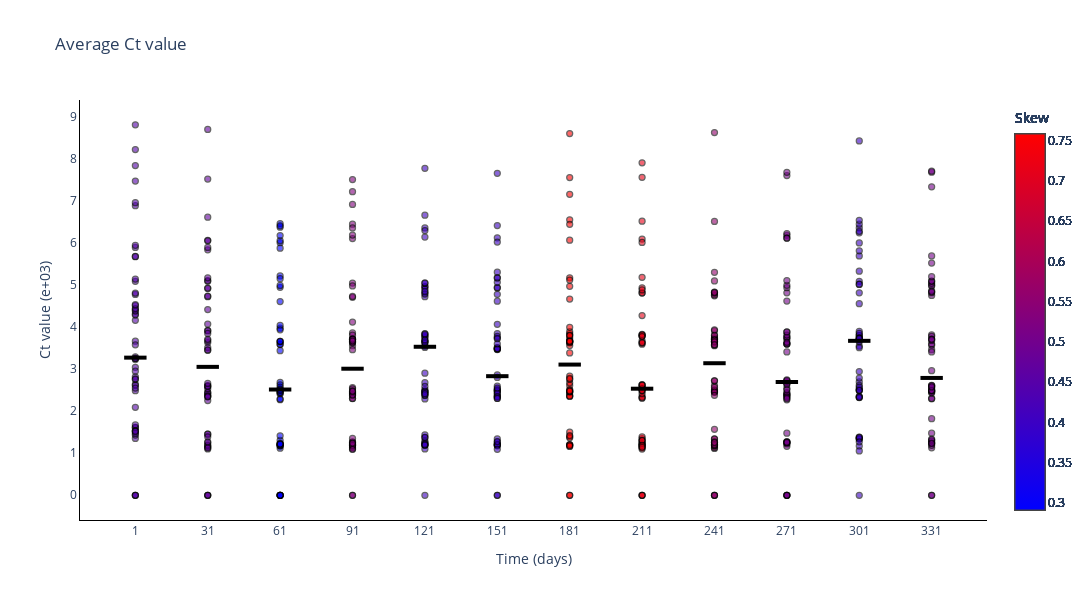

Notebook code for this chart:
### Markdown cell above
### Plot Ct values for different experiments

### Code cell
fig = go.Figure()

skews = skew(np.mean(ct_values, axis=2), axis=0)

for _ in range(num_experiments):
    fig.add_trace(
        go.Scatter(
            y=np.mean(ct_values[_, :, :], axis=1).tolist(),
            x=sample_points,
            mode='markers',
            name='Average Ct value',
            marker_line=dict(width=1.25, color='black'),
            marker_color=skews,
            marker_colorscale='BlueRed',
            marker_colorbar_title=dict(
                text='Skew',
                side='top'),
            marker_opacity=0.6,
            marker_showscale=True,
            showlegend=False,
        )
    )

fig.add_trace(
    go.Scatter(
        y=np.median(np.mean(ct_values, axis=2), axis=0).tolist(),
        x=sample_points,
        mode='markers',
        name='Median Ct value',
        marker_color='black',
        marker_line=dict(width=4, color='black'),
        marker_symbol='line-ew',
        marker_size=16,
        showlegend=False,
    )
)

# Add axis labels
fig.update_layout(
    title='Average Ct value',
    width=1100, 
    height=600,
    plot_bgcolor='white',
    xaxis=dict(
        linecolor='black',
        tickvals=sample_points.tolist(),
        title = 'Time (days)'
        ),
    yaxis=dict(
        linecolor='black',
        title = 'Ct value (e+03)')
    #legend=dict(
    #    orientation="h",
    #    yanchor="bottom",
    #    y=1.02,
    #    xanchor="right",
    #    x=1
    #)
    )

fig.write_image('images/Ct_values.pdf')
fig.show()

### Figure 1 — Plotly figure (JSON) as saved in the notebook; plotly's stock layout.template omitted (floating-point values rounded to 4 significant figures)
{"data": [{"marker": {"color": [0.4448, 0.4706, 0.2911, 0.5288, 0.4048, 0.3994, 0.7584, 0.7168, 0.5611, 0.5057, 0.4001, 0.5048], "colorbar": {"title": {"side": "top", "text": "Skew"}}, "colorscale": [[0, "rgb(0,0,255)"], [1, "rgb(255,0,0)"]], "line": {"color": "black", "width": 1.25}, "opacity": 0.6, "showscale": true}, "mode": "markers", "name": "Average Ct value", "showlegend": false, "type": "scatter", "x": [1, 31, 61, 91, 121, 151, 181, 211, 241, 271, 301, 331], "y": [2.485, 5.081, 0, 2.431, 2.507, 0, 2.828, 4.802, 3.724, 4.808, 4.809, 2.581]}, {"marker": {"color": [0.4448, 0.4706, 0.2911, 0.5288, 0.4048, 0.3994, 0.7584, 0.7168, 0.5611, 0.5057, 0.4001, 0.5048], "colorbar": {"title": {"side": "top", "text": "Skew"}}, "colorscale": [[0, "rgb(0,0,255)"], [1, "rgb(255,0,0)"]], "line": {"color": "black", "width": 1.25}, "opacity": 0.6, "showscale": true}, "mode": "markers", "name": "Average Ct value", "showlegend": false, "type": "scatter", "x": [1, 31, 61, 91, 121, 151, 181, 211, 241, 271, 301, 331], "y": [1.609, 1.452, 0, 3.553, 2.453, 6.115, 3.627, 1.207, 3.737, 2.721, 2.498, 1.244]}, {"marker": {"color": [0.4448, 0.4706, 0.2911, 0.5288, 0.4048, 0.3994, 0.7584, 0.7168, 0.5611, 0.5057, 0.4001, 0.5048], "colorbar": {"title": {"side": "top", "text": "Skew"}}, "colorscale": [[0, "rgb(0,0,255)"], [1, "rgb(255,0,0)"]], "line": {"color": "black", "width": 1.25}, "opacity": 0.6, "showscale": true}, "mode": "markers", "name": "Average Ct value", "showlegend": false, "type": "scatter", "x": [1, 31, 61, 91, 121, 151, 181, 211, 241, 271, 301, 331], "y": [1.612, 4.91, 1.212, 3.712, 3.773, 2.511, 6.543, 6.51, 3.707, 2.658, 5.686, 7.676]}, {"marker": {"color": [0.4448, 0.4706, 0.2911, 0.5288, 0.4048, 0.3994, 0.7584, 0.7168, 0.5611, 0.5057, 0.4001, 0.5048], "colorbar": {"title": {"side": "top", "text": "Skew"}}, "colorscale": [[0, "rgb(0,0,255)"], [1, "rgb(255,0,0)"]], "line": {"color": "black", "width": 1.25}, "opacity": 0.6, "showscale": true}, "mode": "markers", "name": "Average Ct value", "showlegend": false, "type": "scatter", "x": [1, 31, 61, 91, 121, 151, 181, 211, 241, 271, 301, 331], "y": [2.633, 3.916, 1.118, 4.704, 2.674, 2.404, 2.433, 3.588, 1.113, 3.877, 1.356, 2.295]}, {"marker": {"color": [0.4448, 0.4706, 0.2911, 0.5288, 0.4048, 0.3994, 0.7584, 0.7168, 0.5611, 0.5057, 0.4001, 0.5048], "colorbar": {"title": {"side": "top", "text": "Skew"}}, "colorscale": [[0, "rgb(0,0,255)"], [1, "rgb(255,0,0)"]], "line": {"color": "black", "width": 1.25}, "opacity": 0.6, "showscale": true}, "mode": "markers", "name": "Average Ct value", "showlegend": false, "type": "scatter", "x": [1, 31, 61, 91, 121, 151, 181, 211, 241, 271, 301, 331], "y": [0, 3.904, 2.681, 3.857, 1.252, 2.469, 1.192, 3.666, 3.789, 2.54, 2.692, 1.126]}, {"marker": {"color": [0.4448, 0.4706, 0.2911, 0.5288, 0.4048, 0.3994, 0.7584, 0.7168, 0.5611, 0.5057, 0.4001, 0.5048], "colorbar": {"title": {"side": "top", "text": "Skew"}}, "colorscale": [[0, "rgb(0,0,255)"], [1, "rgb(255,0,0)"]], "line": {"color": "black", "width": 1.25}, "opacity": 0.6, "showscale": true}, "mode": "markers", "name": "Average Ct value", "showlegend": false, "type": "scatter", "x": [1, 31, 61, 91, 121, 151, 181, 211, 241, 271, 301, 331], "y": [5.083, 1.145, 2.404, 2.409, 1.19, 3.507, 2.61, 3.797, 3.906, 3.703, 1.342, 1.475]}, {"marker": {"color": [0.4448, 0.4706, 0.2911, 0.5288, 0.4048, 0.3994, 0.7584, 0.7168, 0.5611, 0.5057, 0.4001, 0.5048], "colorbar": {"title": {"side": "top", "text": "Skew"}}, "colorscale": [[0, "rgb(0,0,255)"], [1, "rgb(255,0,0)"]], "line": {"color": "black", "width": 1.25}, "opacity": 0.6, "showscale": true}, "mode": "markers", "name": "Average Ct value", "showlegend": false, "type": "scatter", "x": [1, 31, 61, 91, 121, 151, 181, 211, 241, 271, 301, 331], "y": [3.041, 2.444, 6.001, 2.435, 2.467, 2.59, 2.359, 3.616, 3.805, 2.268, 3.792, 3.809]}, {"marker": {"color": [0.4448, 0.4706, 0.2911, 0.5288, 0.4048, 0.3994, 0.7584, 0.7168, 0.5611, 0.5057, 0.4001, 0.5048], "colorbar": {"title": {"side": "top", "text": "Skew"}}, "colorscale": [[0, "rgb(0,0,255)"], [1, "rgb(255,0,0)"]], "line": {"color": "black", "width": 1.25}, "opacity": 0.6, "showscale": true}, "mode": "markers", "name": "Average Ct value", "showlegend": false, "type": "scatter", "x": [1, 31, 61, 91, 121, 151, 181, 211, 241, 271, 301, 331], "y": [4.306, 2.392, 1.176, 2.554, 6.351, 0, 2.366, 1.278, 2.604, 2.668, 6.351, 3.776]}, {"marker": {"color": [0.4448, 0.4706, 0.2911, 0.5288, 0.4048, 0.3994, 0.7584, 0.7168, 0.5611, 0.5057, 0.4001, 0.5048], "colorbar": {"title": {"side": "top", "text": "Skew"}}, "colorscale": [[0, "rgb(0,0,255)"], [1, "rgb(255,0,0)"]], "line": {"color": "black", "width": 1.25}, "opacity": 0.6, "showscale": true}, "mode": "markers", "name": "Average Ct value", "showlegend": false, "type": "scatter", "x": [1, 31, 61, 91, 121, 151, 181, 211, 241, 271, 301, 331], "y": [5.886, 3.627, 3.583, 3.639, 1.371, 2.351, 4.964, 2.572, 1.13, 7.594, 1.17, 2.607]}, {"marker": {"color": [0.4448, 0.4706, 0.2911, 0.5288, 0.4048, 0.3994, 0.7584, 0.7168, 0.5611, 0.5057, 0.4001, 0.5048], "colorbar": {"title": {"side": "top", "text": "Skew"}}, "colorscale": [[0, "rgb(0,0,255)"], [1, "rgb(255,0,0)"]], "line": {"color": "black", "width": 1.25}, "opacity": 0.6, "showscale": true}, "mode": "markers", "name": "Average Ct value", "showlegend": false, "type": "scatter", "x": [1, 31, 61, 91, 121, 151, 181, 211, 241, 271, 301, 331], "y": [8.211, 1.246, 2.624, 6.909, 2.289, 4.926, 1.498, 2.306, 4.827, 1.264, 2.611, 2.461]}, {"marker": {"color": [0.4448, 0.4706, 0.2911, 0.5288, 0.4048, 0.3994, 0.7584, 0.7168, 0.5611, 0.5057, 0.4001, 0.5048], "colorbar": {"title": {"side": "top", "text": "Skew"}}, "colorscale": [[0, "rgb(0,0,255)"], [1, "rgb(255,0,0)"]], "line": {"color": "black", "width": 1.25}, "opacity": 0.6, "showscale": true}, "mode": "markers", "name": "Average Ct value", "showlegend": false, "type": "scatter", "x": [1, 31, 61, 91, 121, 151, 181, 211, 241, 271, 301, 331], "y": [2.609, 4.718, 4.6, 1.268, 2.419, 1.176, 7.149, 2.626, 1.568, 2.404, 3.893, 2.535]}, {"marker": {"color": [0.4448, 0.4706, 0.2911, 0.5288, 0.4048, 0.3994, 0.7584, 0.7168, 0.5611, 0.5057, 0.4001, 0.5048], "colorbar": {"title": {"side": "top", "text": "Skew"}}, "colorscale": [[0, "rgb(0,0,255)"], [1, "rgb(255,0,0)"]], "line": {"color": "black", "width": 1.25}, "opacity": 0.6, "showscale": true}, "mode": "markers", "name": "Average Ct value", "showlegend": false, "type": "scatter", "x": [1, 31, 61, 91, 121, 151, 181, 211, 241, 271, 301, 331], "y": [4.155, 3.843, 6.047, 3.457, 3.666, 3.462, 2.346, 2.342, 4.736, 2.626, 4.55, 1.232]}, {"marker": {"color": [0.4448, 0.4706, 0.2911, 0.5288, 0.4048, 0.3994, 0.7584, 0.7168, 0.5611, 0.5057, 0.4001, 0.5048], "colorbar": {"title": {"side": "top", "text": "Skew"}}, "colorscale": [[0, "rgb(0,0,255)"], [1, "rgb(255,0,0)"]], "line": {"color": "black", "width": 1.25}, "opacity": 0.6, "showscale": true}, "mode": "markers", "name": "Average Ct value", "showlegend": false, "type": "scatter", "x": [1, 31, 61, 91, 121, 151, 181, 211, 241, 271, 301, 331], "y": [0, 5.101, 2.566, 6.097, 4.951, 2.495, 1.198, 1.348, 3.643, 1.218, 1.38, 1.186]}, {"marker": {"color": [0.4448, 0.4706, 0.2911, 0.5288, 0.4048, 0.3994, 0.7584, 0.7168, 0.5611, 0.5057, 0.4001, 0.5048], "colorbar": {"title": {"side": "top", "text": "Skew"}}, "colorscale": [[0, "rgb(0,0,255)"], [1, "rgb(255,0,0)"]], "line": {"color": "black", "width": 1.25}, "opacity": 0.6, "showscale": true}, "mode": "markers", "name": "Average Ct value", "showlegend": false, "type": "scatter", "x": [1, 31, 61, 91, 121, 151, 181, 211, 241, 271, 301, 331], "y": [4.28, 2.434, 1.212, 1.196, 3.648, 1.193, 1.159, 1.226, 4.759, 3.405, 2.526, 3.566]}, {"marker": {"color": [0.4448, 0.4706, 0.2911, 0.5288, 0.4048, 0.3994, 0.7584, 0.7168, 0.5611, 0.5057, 0.4001, 0.5048], "colorbar": {"title": {"side": "top", "text": "Skew"}}, "colorscale": [[0, "rgb(0,0,255)"], [1, "rgb(255,0,0)"]], "line": {"color": "black", "width": 1.25}, "opacity": 0.6, "showscale": true}, "mode": "markers", "name": "Average Ct value", "showlegend": false, "type": "scatter", "x": [1, 31, 61, 91, 121, 151, 181, 211, 241, 271, 301, 331], "y": [1.351, 0, 3.434, 1.257, 3.749, 5.167, 1.393, 1.127, 3.647, 3.592, 2.784, 7.699]}, {"marker": {"color": [0.4448, 0.4706, 0.2911, 0.5288, 0.4048, 0.3994, 0.7584, 0.7168, 0.5611, 0.5057, 0.4001, 0.5048], "colorbar": {"title": {"side": "top", "text": "Skew"}}, "colorscale": [[0, "rgb(0,0,255)"], [1, "rgb(255,0,0)"]], "line": {"color": "black", "width": 1.25}, "opacity": 0.6, "showscale": true}, "mode": "markers", "name": "Average Ct value", "showlegend": false, "type": "scatter", "x": [1, 31, 61, 91, 121, 151, 181, 211, 241, 271, 301, 331], "y": [7.465, 2.59, 3.645, 1.1, 1.431, 3.734, 1.364, 1.222, 1.201, 2.375, 1.339, 2.463]}, {"marker": {"color": [0.4448, 0.4706, 0.2911, 0.5288, 0.4048, 0.3994, 0.7584, 0.7168, 0.5611, 0.5057, 0.4001, 0.5048], "colorbar": {"title": {"side": "top", "text": "Skew"}}, "colorscale": [[0, "rgb(0,0,255)"], [1, "rgb(255,0,0)"]], "line": {"color": "black", "width": 1.25}, "opacity": 0.6, "showscale": true}, "mode": "markers", "name": "Average Ct value", "showlegend": false, "type": "scatter", "x": [1, 31, 61, 91, 121, 151, 181, 211, 241, 271, 301, 331], "y": [4.77, 2.346, 2.463, 2.296, 0, 5.299, 0, 2.515, 3.692, 1.272, 3.798, 4.992]}, {"marker": {"color": [0.4448, 0.4706, 0.2911, 0.5288, 0.4048, 0.3994, 0.7584, 0.7168, 0.5611, 0.5057, 0.4001, 0.5048], "colorbar": {"title": {"side": "top", "text": "Skew"}}, "colorscale": [[0, "rgb(0,0,255)"], [1, "rgb(255,0,0)"]], "line": {"color": "black", "width": 1.25}, "opacity": 0.6, "showscale": true}, "mode": "markers", "name": "Average Ct value", "showlegend": false, "type": "scatter", "x": [1, 31, 61, 91, 121, 151, 181, 211, 241, 271, 301, 331], "y": [2.548, 4.921, 1.179, 1.132, 3.842, 2.349, 3.735, 3.781, 3.553, 3.745, 2.33, 4.745]}, {"marker": {"color": [0.4448, 0.4706, 0.2911, 0.5288, 0.4048, 0.3994, 0.7584, 0.7168, 0.5611, 0.5057, 0.4001, 0.5048], "colorbar": {"title": {"side": "top", "text": "Skew"}}, "colorscale": [[0, "rgb(0,0,255)"], [1, "rgb(255,0,0)"]], "line": {"color": "black", "width": 1.25}, "opacity": 0.6, "showscale": true}, "mode": "markers", "name": "Average Ct value", "showlegend": false, "type": "scatter", "x": [1, 31, 61, 91, 121, 151, 181, 211, 241, 271, 301, 331], "y": [5.674, 1.1, 1.304, 1.169, 3.544, 1.261, 1.419, 1.18, 3.66, 3.754, 1.375, 7.328]}, {"marker": {"color": [0.4448, 0.4706, 0.2911, 0.5288, 0.4048, 0.3994, 0.7584, 0.7168, 0.5611, 0.5057, 0.4001, 0.5048], "colorbar": {"title": {"side": "top", "text": "Skew"}}, "colorscale": [[0, "rgb(0,0,255)"], [1, "rgb(255,0,0)"]], "line": {"color": "black", "width": 1.25}, "opacity": 0.6, "showscale": true}, "mode": "markers", "name": "Average Ct value", "showlegend": false, "type": "scatter", "x": [1, 31, 61, 91, 121, 151, 181, 211, 241, 271, 301, 331], "y": [5.136, 2.532, 0, 3.803, 4.718, 1.217, 2.464, 2.531, 2.444, 2.397, 2.487, 2.49]}, {"marker": {"color": [0.4448, 0.4706, 0.2911, 0.5288, 0.4048, 0.3994, 0.7584, 0.7168, 0.5611, 0.5057, 0.4001, 0.5048], "colorbar": {"title": {"side": "top", "text": "Skew"}}, "colorscale": [[0, "rgb(0,0,255)"], [1, "rgb(255,0,0)"]], "line": {"color": "black", "width": 1.25}, "opacity": 0.6, "showscale": true}, "mode": "markers", "name": "Average Ct value", "showlegend": false, "type": "scatter", "x": [1, 31, 61, 91, 121, 151, 181, 211, 241, 271, 301, 331], "y": [3.659, 2.249, 0, 0, 3.806, 1.338, 3.835, 4.81, 2.466, 2.353, 2.571, 4.811]}, {"marker": {"color": [0.4448, 0.4706, 0.2911, 0.5288, 0.4048, 0.3994, 0.7584, 0.7168, 0.5611, 0.5057, 0.4001, 0.5048], "colorbar": {"title": {"side": "top", "text": "Skew"}}, "colorscale": [[0, "rgb(0,0,255)"], [1, "rgb(255,0,0)"]], "line": {"color": "black", "width": 1.25}, "opacity": 0.6, "showscale": true}, "mode": "markers", "name": "Average Ct value", "showlegend": false, "type": "scatter", "x": [1, 31, 61, 91, 121, 151, 181, 211, 241, 271, 301, 331], "y": [8.802, 1.168, 1.191, 3.709, 2.899, 3.84, 3.657, 6.086, 1.332, 0, 3.845, 2.296]}, {"marker": {"color": [0.4448, 0.4706, 0.2911, 0.5288, 0.4048, 0.3994, 0.7584, 0.7168, 0.5611, 0.5057, 0.4001, 0.5048], "colorbar": {"title": {"side": "top", "text": "Skew"}}, "colorscale": [[0, "rgb(0,0,255)"], [1, "rgb(255,0,0)"]], "line": {"color": "black", "width": 1.25}, "opacity": 0.6, "showscale": true}, "mode": "markers", "name": "Average Ct value", "showlegend": false, "type": "scatter", "x": [1, 31, 61, 91, 121, 151, 181, 211, 241, 271, 301, 331], "y": [4.407, 4.066, 3.968, 3.649, 6.132, 2.478, 7.547, 7.554, 3.93, 2.439, 6.234, 3.592]}, {"marker": {"color": [0.4448, 0.4706, 0.2911, 0.5288, 0.4048, 0.3994, 0.7584, 0.7168, 0.5611, 0.5057, 0.4001, 0.5048], "colorbar": {"title": {"side": "top", "text": "Skew"}}, "colorscale": [[0, "rgb(0,0,255)"], [1, "rgb(255,0,0)"]], "line": {"color": "black", "width": 1.25}, "opacity": 0.6, "showscale": true}, "mode": "markers", "name": "Average Ct value", "showlegend": false, "type": "scatter", "x": [1, 31, 61, 91, 121, 151, 181, 211, 241, 271, 301, 331], "y": [4.503, 4.411, 4.941, 7.211, 4.957, 2.302, 2.67, 1.39, 2.72, 1.163, 3.543, 2.427]}, {"marker": {"color": [0.4448, 0.4706, 0.2911, 0.5288, 0.4048, 0.3994, 0.7584, 0.7168, 0.5611, 0.5057, 0.4001, 0.5048], "colorbar": {"title": {"side": "top", "text": "Skew"}}, "colorscale": [[0, "rgb(0,0,255)"], [1, "rgb(255,0,0)"]], "line": {"color": "black", "width": 1.25}, "opacity": 0.6, "showscale": true}, "mode": "markers", "name": "Average Ct value", "showlegend": false, "type": "scatter", "x": [1, 31, 61, 91, 121, 151, 181, 211, 241, 271, 301, 331], "y": [7.833, 2.604, 6.368, 6.182, 4.808, 3.469, 3.885, 1.159, 0, 4.931, 5.08, 3.711]}, {"marker": {"color": [0.4448, 0.4706, 0.2911, 0.5288, 0.4048, 0.3994, 0.7584, 0.7168, 0.5611, 0.5057, 0.4001, 0.5048], "colorbar": {"title": {"side": "top", "text": "Skew"}}, "colorscale": [[0, "rgb(0,0,255)"], [1, "rgb(255,0,0)"]], "line": {"color": "black", "width": 1.25}, "opacity": 0.6, "showscale": true}, "mode": "markers", "name": "Average Ct value", "showlegend": false, "type": "scatter", "x": [1, 31, 61, 91, 121, 151, 181, 211, 241, 271, 301, 331], "y": [4.375, 5.165, 5.21, 2.376, 2.371, 2.857, 3.38, 7.897, 1.172, 0, 6.271, 3.459]}, {"marker": {"color": [0.4448, 0.4706, 0.2911, 0.5288, 0.4048, 0.3994, 0.7584, 0.7168, 0.5611, 0.5057, 0.4001, 0.5048], "colorbar": {"title": {"side": "top", "text": "Skew"}}, "colorscale": [[0, "rgb(0,0,255)"], [1, "rgb(255,0,0)"]], "line": {"color": "black", "width": 1.25}, "opacity": 0.6, "showscale": true}, "mode": "markers", "name": "Average Ct value", "showlegend": false, "type": "scatter", "x": [1, 31, 61, 91, 121, 151, 181, 211, 241, 271, 301, 331], "y": [4.803, 7.511, 2.519, 3.62, 1.1, 1.204, 2.458, 1.299, 2.719, 3.601, 1.054, 4.972]}, {"marker": {"color": [0.4448, 0.4706, 0.2911, 0.5288, 0.4048, 0.3994, 0.7584, 0.7168, 0.5611, 0.5057, 0.4001, 0.5048], "colorbar": {"title": {"side": "top", "text": "Skew"}}, "colorscale": [[0, "rgb(0,0,255)"], [1, "rgb(255,0,0)"]], "line": {"color": "black", "width": 1.25}, "opacity": 0.6, "showscale": true}, "mode": "markers", "name": "Average Ct value", "showlegend": false, "type": "scatter", "x": [1, 31, 61, 91, 121, 151, 181, 211, 241, 271, 301, 331], "y": [2.091, 1.452, 1.231, 2.3, 3.645, 1.196, 2.75, 1.301, 2.486, 0, 2.937, 2.613]}, {"marker": {"color": [0.4448, 0.4706, 0.2911, 0.5288, 0.4048, 0.3994, 0.7584, 0.7168, 0.5611, 0.5057, 0.4001, 0.5048], "colorbar": {"title": {"side": "top", "text": "Skew"}}, "colorscale": [[0, "rgb(0,0,255)"], [1, "rgb(255,0,0)"]], "line": {"color": "black", "width": 1.25}, "opacity": 0.6, "showscale": true}, "mode": "markers", "name": "Average Ct value", "showlegend": false, "type": "scatter", "x": [1, 31, 61, 91, 121, 151, 181, 211, 241, 271, 301, 331], "y": [3.222, 2.586, 4.033, 1.2, 5.035, 4.061, 3.655, 6.006, 1.246, 6.176, 3.732, 4.853]}, {"marker": {"color": [0.4448, 0.4706, 0.2911, 0.5288, 0.4048, 0.3994, 0.7584, 0.7168, 0.5611, 0.5057, 0.4001, 0.5048], "colorbar": {"title": {"side": "top", "text": "Skew"}}, "colorscale": [[0, "rgb(0,0,255)"], [1, "rgb(255,0,0)"]], "line": {"color": "black", "width": 1.25}, "opacity": 0.6, "showscale": true}, "mode": "markers", "name": "Average Ct value", "showlegend": false, "type": "scatter", "x": [1, 31, 61, 91, 121, 151, 181, 211, 241, 271, 301, 331], "y": [5.667, 2.36, 1.209, 4.724, 1.285, 2.425, 3.799, 0, 3.568, 3.591, 3.731, 0]}, {"marker": {"color": [0.4448, 0.4706, 0.2911, 0.5288, 0.4048, 0.3994, 0.7584, 0.7168, 0.5611, 0.5057, 0.4001, 0.5048], "colorbar": {"title": {"side": "top", "text": "Skew"}}, "colorscale": [[0, "rgb(0,0,255)"], [1, "rgb(255,0,0)"]], "line": {"color": "black", "width": 1.25}, "opacity": 0.6, "showscale": true}, "mode": "markers", "name": "Average Ct value", "showlegend": false, "type": "scatter", "x": [1, 31, 61, 91, 121, 151, 181, 211, 241, 271, 301, 331], "y": [4.433, 2.339, 5.145, 3.701, 3.828, 3.501, 8.593, 1.184, 0, 1.25, 2.33, 2.961]}, {"marker": {"color": [0.4448, 0.4706, 0.2911, 0.5288, 0.4048, 0.3994, 0.7584, 0.7168, 0.5611, 0.5057, 0.4001, 0.5048], "colorbar": {"title": {"side": "top", "text": "Skew"}}, "colorscale": [[0, "rgb(0,0,255)"], [1, "rgb(255,0,0)"]], "line": {"color": "black", "width": 1.25}, "opacity": 0.6, "showscale": true}, "mode": "markers", "name": "Average Ct value", "showlegend": false, "type": "scatter", "x": [1, 31, 61, 91, 121, 151, 181, 211, 241, 271, 301, 331], "y": [1.43, 3.442, 0, 6.44, 2.469, 4.932, 3.675, 2.616, 2.504, 1.243, 5.324, 1.311]}, {"marker": {"color": [0.4448, 0.4706, 0.2911, 0.5288, 0.4048, 0.3994, 0.7584, 0.7168, 0.5611, 0.5057, 0.4001, 0.5048], "colorbar": {"title": {"side": "top", "text": "Skew"}}, "colorscale": [[0, "rgb(0,0,255)"], [1, "rgb(255,0,0)"]], "line": {"color": "black", "width": 1.25}, "opacity": 0.6, "showscale": true}, "mode": "markers", "name": "Average Ct value", "showlegend": false, "type": "scatter", "x": [1, 31, 61, 91, 121, 151, 181, 211, 241, 271, 301, 331], "y": [3.574, 1.192, 2.269, 4.113, 4.894, 5.06, 6.437, 4.927, 2.564, 3.806, 5.008, 1.819]}, {"marker": {"color": [0.4448, 0.4706, 0.2911, 0.5288, 0.4048, 0.3994, 0.7584, 0.7168, 0.5611, 0.5057, 0.4001, 0.5048], "colorbar": {"title": {"side": "top", "text": "Skew"}}, "colorscale": [[0, "rgb(0,0,255)"], [1, "rgb(255,0,0)"]], "line": {"color": "black", "width": 1.25}, "opacity": 0.6, "showscale": true}, "mode": "markers", "name": "Average Ct value", "showlegend": false, "type": "scatter", "x": [1, 31, 61, 91, 121, 151, 181, 211, 241, 271, 301, 331], "y": [0, 3.509, 2.434, 2.527, 2.585, 1.274, 2.512, 2.531, 2.453, 3.634, 5.994, 5.517]}, {"marker": {"color": [0.4448, 0.4706, 0.2911, 0.5288, 0.4048, 0.3994, 0.7584, 0.7168, 0.5611, 0.5057, 0.4001, 0.5048], "colorbar": {"title": {"side": "top", "text": "Skew"}}, "colorscale": [[0, "rgb(0,0,255)"], [1, "rgb(255,0,0)"]], "line": {"color": "black", "width": 1.25}, "opacity": 0.6, "showscale": true}, "mode": "markers", "name": "Average Ct value", "showlegend": false, "type": "scatter", "x": [1, 31, 61, 91, 121, 151, 181, 211, 241, 271, 301, 331], "y": [3.25, 0, 3.585, 2.382, 4.78, 6.407, 0, 0, 8.615, 2.713, 1.27, 5.036]}, {"marker": {"color": [0.4448, 0.4706, 0.2911, 0.5288, 0.4048, 0.3994, 0.7584, 0.7168, 0.5611, 0.5057, 0.4001, 0.5048], "colorbar": {"title": {"side": "top", "text": "Skew"}}, "colorscale": [[0, "rgb(0,0,255)"], [1, "rgb(255,0,0)"]], "line": {"color": "black", "width": 1.25}, "opacity": 0.6, "showscale": true}, "mode": "markers", "name": "Average Ct value", "showlegend": false, "type": "scatter", "x": [1, 31, 61, 91, 121, 151, 181, 211, 241, 271, 301, 331], "y": [1.529, 8.691, 0, 1.35, 7.768, 3.479, 1.204, 2.315, 0, 6.217, 2.352, 1.284]}, {"marker": {"color": [0.4448, 0.4706, 0.2911, 0.5288, 0.4048, 0.3994, 0.7584, 0.7168, 0.5611, 0.5057, 0.4001, 0.5048], "colorbar": {"title": {"side": "top", "text": "Skew"}}, "colorscale": [[0, "rgb(0,0,255)"], [1, "rgb(255,0,0)"]], "line": {"color": "black", "width": 1.25}, "opacity": 0.6, "showscale": true}, "mode": "markers", "name": "Average Ct value", "showlegend": false, "type": "scatter", "x": [1, 31, 61, 91, 121, 151, 181, 211, 241, 271, 301, 331], "y": [1.67, 1.389, 5.87, 3.686, 4.842, 4.609, 2.485, 2.617, 3.691, 4.989, 6.44, 5.088]}, {"marker": {"color": [0.4448, 0.4706, 0.2911, 0.5288, 0.4048, 0.3994, 0.7584, 0.7168, 0.5611, 0.5057, 0.4001, 0.5048], "colorbar": {"title": {"side": "top", "text": "Skew"}}, "colorscale": [[0, "rgb(0,0,255)"], [1, "rgb(255,0,0)"]], "line": {"color": "black", "width": 1.25}, "opacity": 0.6, "showscale": true}, "mode": "markers", "name": "Average Ct value", "showlegend": false, "type": "scatter", "x": [1, 31, 61, 91, 121, 151, 181, 211, 241, 271, 301, 331], "y": [5.939, 1.123, 1.215, 5.04, 3.51, 2.8, 6.058, 3.821, 5.296, 5.099, 3.692, 1.332]}, {"marker": {"color": [0.4448, 0.4706, 0.2911, 0.5288, 0.4048, 0.3994, 0.7584, 0.7168, 0.5611, 0.5057, 0.4001, 0.5048], "colorbar": {"title": {"side": "top", "text": "Skew"}}, "colorscale": [[0, "rgb(0,0,255)"], [1, "rgb(255,0,0)"]], "line": {"color": "black", "width": 1.25}, "opacity": 0.6, "showscale": true}, "mode": "markers", "name": "Average Ct value", "showlegend": false, "type": "scatter", "x": [1, 31, 61, 91, 121, 151, 181, 211, 241, 271, 301, 331], "y": [3.288, 4.73, 2.439, 7.499, 1.191, 2.542, 5.166, 3.812, 6.505, 2.326, 3.7, 4.832]}, {"marker": {"color": [0.4448, 0.4706, 0.2911, 0.5288, 0.4048, 0.3994, 0.7584, 0.7168, 0.5611, 0.5057, 0.4001, 0.5048], "colorbar": {"title": {"side": "top", "text": "Skew"}}, "colorscale": [[0, "rgb(0,0,255)"], [1, "rgb(255,0,0)"]], "line": {"color": "black", "width": 1.25}, "opacity": 0.6, "showscale": true}, "mode": "markers", "name": "Average Ct value", "showlegend": false, "type": "scatter", "x": [1, 31, 61, 91, 121, 151, 181, 211, 241, 271, 301, 331], "y": [4.527, 1.266, 2.285, 1.221, 6.287, 2.339, 4.66, 0, 4.804, 2.743, 6.532, 3.677]}, {"marker": {"color": [0.4448, 0.4706, 0.2911, 0.5288, 0.4048, 0.3994, 0.7584, 0.7168, 0.5611, 0.5057, 0.4001, 0.5048], "colorbar": {"title": {"side": "top", "text": "Skew"}}, "colorscale": [[0, "rgb(0,0,255)"], [1, "rgb(255,0,0)"]], "line": {"color": "black", "width": 1.25}, "opacity": 0.6, "showscale": true}, "mode": "markers", "name": "Average Ct value", "showlegend": false, "type": "scatter", "x": [1, 31, 61, 91, 121, 151, 181, 211, 241, 271, 301, 331], "y": [3.249, 3.451, 4.983, 6.349, 1.207, 3.479, 3.988, 2.413, 1.182, 1.259, 3.707, 5.081]}, {"marker": {"color": [0.4448, 0.4706, 0.2911, 0.5288, 0.4048, 0.3994, 0.7584, 0.7168, 0.5611, 0.5057, 0.4001, 0.5048], "colorbar": {"title": {"side": "top", "text": "Skew"}}, "colorscale": [[0, "rgb(0,0,255)"], [1, "rgb(255,0,0)"]], "line": {"color": "black", "width": 1.25}, "opacity": 0.6, "showscale": true}, "mode": "markers", "name": "Average Ct value", "showlegend": false, "type": "scatter", "x": [1, 31, 61, 91, 121, 151, 181, 211, 241, 271, 301, 331], "y": [1.528, 2.657, 2.485, 1.183, 3.616, 6.015, 1.171, 2.483, 5.092, 0, 2.32, 0]}, {"marker": {"color": [0.4448, 0.4706, 0.2911, 0.5288, 0.4048, 0.3994, 0.7584, 0.7168, 0.5611, 0.5057, 0.4001, 0.5048], "colorbar": {"title": {"side": "top", "text": "Skew"}}, "colorscale": [[0, "rgb(0,0,255)"], [1, "rgb(255,0,0)"]], "line": {"color": "black", "width": 1.25}, "opacity": 0.6, "showscale": true}, "mode": "markers", "name": "Average Ct value", "showlegend": false, "type": "scatter", "x": [1, 31, 61, 91, 121, 151, 181, 211, 241, 271, 301, 331], "y": [2.815, 6.056, 3.658, 2.479, 1.218, 1.091, 3.557, 2.488, 1.341, 6.107, 3.505, 2.485]}, {"marker": {"color": [0.4448, 0.4706, 0.2911, 0.5288, 0.4048, 0.3994, 0.7584, 0.7168, 0.5611, 0.5057, 0.4001, 0.5048], "colorbar": {"title": {"side": "top", "text": "Skew"}}, "colorscale": [[0, "rgb(0,0,255)"], [1, "rgb(255,0,0)"]], "line": {"color": "black", "width": 1.25}, "opacity": 0.6, "showscale": true}, "mode": "markers", "name": "Average Ct value", "showlegend": false, "type": "scatter", "x": [1, 31, 61, 91, 121, 151, 181, 211, 241, 271, 301, 331], "y": [2.947, 6.044, 2.504, 0, 1.192, 4.773, 3.625, 5.178, 3.642, 4.614, 3.644, 2.488]}, {"marker": {"color": [0.4448, 0.4706, 0.2911, 0.5288, 0.4048, 0.3994, 0.7584, 0.7168, 0.5611, 0.5057, 0.4001, 0.5048], "colorbar": {"title": {"side": "top", "text": "Skew"}}, "colorscale": [[0, "rgb(0,0,255)"], [1, "rgb(255,0,0)"]], "line": {"color": "black", "width": 1.25}, "opacity": 0.6, "showscale": true}, "mode": "markers", "name": "Average Ct value", "showlegend": false, "type": "scatter", "x": [1, 31, 61, 91, 121, 151, 181, 211, 241, 271, 301, 331], "y": [6.879, 5.831, 6.451, 4.973, 1.373, 5.163, 3.789, 4.878, 3.577, 7.673, 5.808, 3.705]}, {"marker": {"color": [0.4448, 0.4706, 0.2911, 0.5288, 0.4048, 0.3994, 0.7584, 0.7168, 0.5611, 0.5057, 0.4001, 0.5048], "colorbar": {"title": {"side": "top", "text": "Skew"}}, "colorscale": [[0, "rgb(0,0,255)"], [1, "rgb(255,0,0)"]], "line": {"color": "black", "width": 1.25}, "opacity": 0.6, "showscale": true}, "mode": "markers", "name": "Average Ct value", "showlegend": false, "type": "scatter", "x": [1, 31, 61, 91, 121, 151, 181, 211, 241, 271, 301, 331], "y": [6.95, 3.671, 6.401, 3.71, 2.379, 3.774, 5.112, 3.771, 1.27, 6.111, 5.013, 3.403]}, {"marker": {"color": [0.4448, 0.4706, 0.2911, 0.5288, 0.4048, 0.3994, 0.7584, 0.7168, 0.5611, 0.5057, 0.4001, 0.5048], "colorbar": {"title": {"side": "top", "text": "Skew"}}, "colorscale": [[0, "rgb(0,0,255)"], [1, "rgb(255,0,0)"]], "line": {"color": "black", "width": 1.25}, "opacity": 0.6, "showscale": true}, "mode": "markers", "name": "Average Ct value", "showlegend": false, "type": "scatter", "x": [1, 31, 61, 91, 121, 151, 181, 211, 241, 271, 301, 331], "y": [1.469, 5.888, 1.413, 2.467, 3.69, 3.72, 3.659, 1.098, 1.206, 2.505, 3.732, 5.192]}, {"marker": {"color": [0.4448, 0.4706, 0.2911, 0.5288, 0.4048, 0.3994, 0.7584, 0.7168, 0.5611, 0.5057, 0.4001, 0.5048], "colorbar": {"title": {"side": "top", "text": "Skew"}}, "colorscale": [[0, "rgb(0,0,255)"], [1, "rgb(255,0,0)"]], "line": {"color": "black", "width": 1.25}, "opacity": 0.6, "showscale": true}, "mode": "markers", "name": "Average Ct value", "showlegend": false, "type": "scatter", "x": [1, 31, 61, 91, 121, 151, 181, 211, 241, 271, 301, 331], "y": [2.747, 0, 3.653, 1.241, 2.414, 2.3, 2.472, 3.626, 1.251, 2.295, 2.491, 1.234]}, {"marker": {"color": [0.4448, 0.4706, 0.2911, 0.5288, 0.4048, 0.3994, 0.7584, 0.7168, 0.5611, 0.5057, 0.4001, 0.5048], "colorbar": {"title": {"side": "top", "text": "Skew"}}, "colorscale": [[0, "rgb(0,0,255)"], [1, "rgb(255,0,0)"]], "line": {"color": "black", "width": 1.25}, "opacity": 0.6, "showscale": true}, "mode": "markers", "name": "Average Ct value", "showlegend": false, "type": "scatter", "x": [1, 31, 61, 91, 121, 151, 181, 211, 241, 271, 301, 331], "y": [2.766, 6.605, 6.17, 1.09, 6.654, 3.594, 2.774, 4.268, 2.375, 1.475, 8.418, 2.574]}, {"marker": {"color": [0.4448, 0.4706, 0.2911, 0.5288, 0.4048, 0.3994, 0.7584, 0.7168, 0.5611, 0.5057, 0.4001, 0.5048], "colorbar": {"title": {"side": "top", "text": "Skew"}}, "colorscale": [[0, "rgb(0,0,255)"], [1, "rgb(255,0,0)"]], "line": {"color": "black", "width": 1.25}, "opacity": 0.6, "showscale": true}, "mode": "markers", "name": "Average Ct value", "showlegend": false, "type": "scatter", "x": [1, 31, 61, 91, 121, 151, 181, 211, 241, 271, 301, 331], "y": [1.515, 3.706, 3.932, 3.662, 5.045, 7.648, 3.653, 1.137, 4.822, 3.88, 0, 5.686]}, {"marker": {"color": "black", "line": {"color": "black", "width": 4}, "size": 16, "symbol": "line-ew"}, "mode": "markers", "name": "Median Ct value", "showlegend": false, "type": "scatter", "x": [1, 31, 61, 91, 121, 151, 181, 211, 241, 271, 301, 331], "y": [3.269, 3.05, 2.512, 3.006, 3.527, 2.829, 3.104, 2.531, 3.137, 2.69, 3.668, 2.787]}], "layout": {"height": 600, "plot_bgcolor": "white", "title": {"text": "Average Ct value"}, "width": 1100, "xaxis": {"linecolor": "black", "tickvals": [1, 31, 61, 91, 121, 151, 181, 211, 241, 271, 301, 331], "title": {"text": "Time (days)"}}, "yaxis": {"linecolor": "black", "title": {"text": "Ct value (e+03)"}}}}
